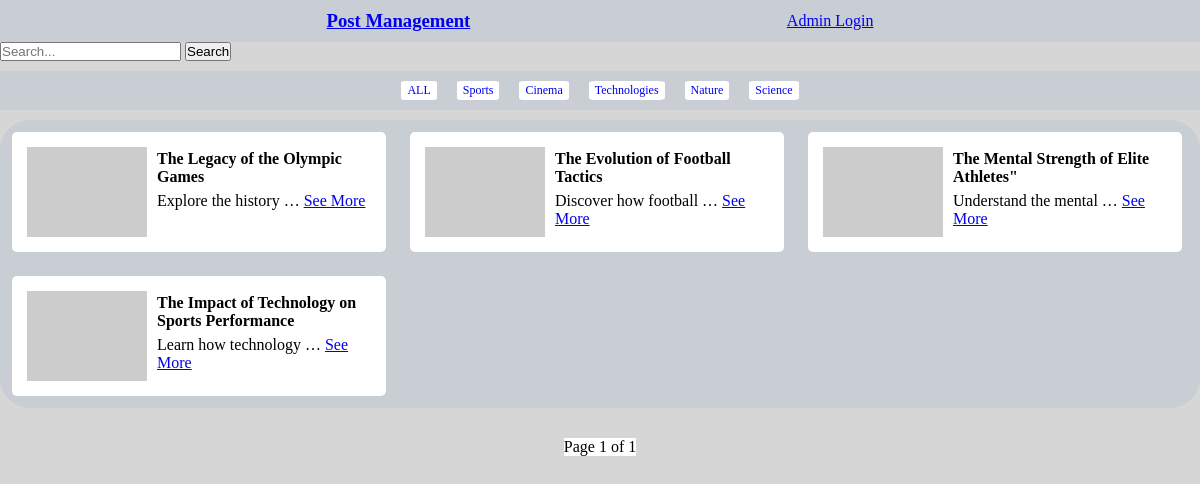
The app's page /category/Sports/ with its own data.
### firstapp/models.py (models this page shows, shortened)
class Category(models.Model):
    name = models.CharField(max_length=100)

class Post(models.Model):
    title = models.CharField(max_length=200)
    content = models.TextField()
    category = models.ForeignKey(Category, on_delete=models.CASCADE)
    img_url = models.URLField(blank=True)
    created_at = models.DateTimeField(auto_now_add=True)
    updated_at = models.DateTimeField(auto_now=True)

### firstapp/views.py (the view)
# urls.py: path('category/<str:post_name>/', views.categoryShort, name='home'),
def categoryShort(req, post_name):
    all_posts = Post.objects.filter(category__name=post_name)
    categories = Category.objects.all()
    paginator = Paginator(all_posts, 9)
    page_number = req.GET.get('page')
    page_obj = paginator.get_page(page_number)
    return render(req, 'index.html', {"page_obj": page_obj, 'categories': categories})

### firstapp/templates/index.html (shortened to what this page needs)
{% extends "header.html" %}
{% block content %}
<div class="search-container">
    <form method="GET" action="{% url 'firstapp:index' %}">
        <input type="text" name="q" placeholder="Search..." value="{{ query }}">
        <button type="submit">Search</button>
    </form>
</div>
<div class="categorynavs">
    <a href="/">ALL</a>
    {% for category in categories %}
    <a href="{% url 'firstapp:home' category.name %}">{{category.name}}</a>
    {% endfor %}
</div>
<div class="postfeed">
    {% for post in page_obj %}
    <div class="post-card">
        <div class="postImage">
            <img src="{{ post.img_url }}" alt="">
        </div>
        <div class="postdetails">
            <div class="title"><h4>{{ post.title }}</h4></div>
            <div class="description">
                <p>{{ post.content|truncatewords:3 }}
                <a href="{% url 'firstapp:postDetail' post_id=post.id %}">See More</a></p>
            </div>
        </div>
    </div>
    {% endfor %}
</div>
<div class="pagenation">
    <ul>
        <li><p class="pageShow">Page {{ page_obj.number }} of {{ page_obj.paginator.num_pages }}</p></li>
    </ul>
</div>
{% endblock content %}

### firstapp/static/css/home.css (style rules this page uses)
* { margin: 0; padding: 0; }
body { background-color: rgb(214, 214, 214); margin:0; padding: 0; }
.post-card { display: flex; height:100px; }
.postImage>* { height: 100%; }
.postdetails>* { padding:3px 0; }
.postfeed { margin:10px auto; background-color:rgba(201, 206, 212, 0.973); padding: 10px; border-radius: 30px; display: flex; gap: 20px; max-width: 1300px; max-height: 520px; overflow:auto; flex-wrap: wrap; }
.post-card { width:30%; background-color: white; padding:10px; margin: 2px; border-radius: 5px; }
.post-card>* { padding:5px; }
.pagenation { margin-top:30px; }
.pagenation>ul { display: flex; justify-content: center; }
.pagenation>ul>li { list-style: none; }
.categorynavs { display: flex; justify-content: center; gap: 20px; overflow: auto; margin:0 auto; background-color:rgba(201, 206, 212, 0.973); margin-top: 10px; padding: 10px; }
.categorynavs>* { text-decoration: none; background-color: white; padding:2px 6px; border-radius: 10%; font-size: 12px; }
.pageShow { background-color:white; }

### firstapp/static/css/header.css (style rules this page uses)
* { margin: 0; padding: 0; }

### firstapp/static/css/admin.css (style rules this page uses)
body { background-color: rgb(214, 214, 214); margin:0; padding: 0; }

### firstapp/static/css/singlepost.css (style rules this page uses)
* { margin: 0; padding: 0; }
body { background-color: rgb(214, 214, 214); margin:0; padding: 0; }
.title { display: flex; justify-content: space-between; }

### records on screen
Category: name "Sports"
Category: name "Cinema"
Category: name "Technologies"
Category: name "Nature"
Category: name "Science"
Post: title "The Legacy of the Olympic Games", content "Explore the history …"
Post: title "The Evolution of Football Tactics", content "Discover how football …"
Post: title "The Mental Strength of Elite Athletes\"", content "Understand the mental …"
Post: title "The Impact of Technology on Sports Performance", content "Learn how technology …"

### other values on screen
{{ page_obj.number }} "1"
{{ page_obj.paginator.num_pages }} "1"
